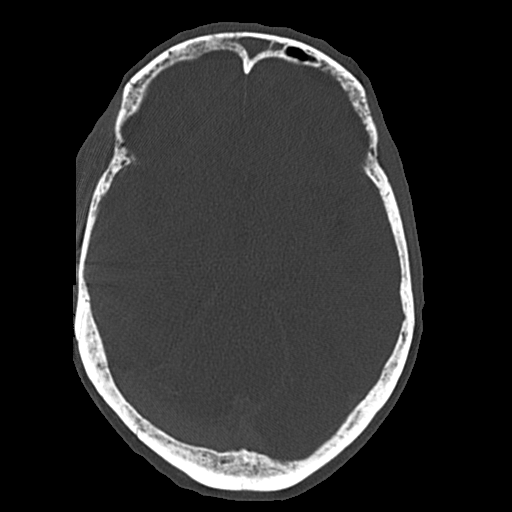
#> input picture CAT_scans/S090899/Original/140.png, 512 x 512 px, found by its file name; its folder holds only this picture in this run
$ jupyter execute --allow-errors 3d_data_preprocess.ipynb   (shell and % lines are left out)
#> lines starting #> are read from the running program, lines starting #| are printed output that depends on the picture; after the words box and inside, x2 and y2 are one past the last pixel; in counts of white or black regions, pixels touching at a corner belong together
# Data Preprocess for stacking the 2D CAT scans into 3D images

[cell 1]
# Using the patchify package

[cell 2]
import sys
import os
import cv2
import numpy as np
import matplotlib.pyplot as plt
from patchify import patchify, unpatchify

[cell 3]
# Load the dataset
def load_2Dimages(folder):
    images = []
    # Keep the information of axis z (each slice)
    file_list = sorted(file for file in os.listdir(folder) if file.endswith('.png'))

    for filename in file_list:
        path = os.path.join(folder, filename)
        img = cv2.imread(path, cv2.IMREAD_GRAYSCALE)  # grayscale
        if img is not None:
            images.append(img)
    return images

# Stack them for 3D image
def stack_3D_image(images):
    stacked_images = np.stack(images, axis=-1)
    return stacked_images

# Separate into patches
def patch_original(folder_path):
    images2D = load_2Dimages(folder_path)
    image = stack_3D_image(images2D)
    # step=128 for 16 patches means no overlap
    img_patches = patchify(image, (128, 128, 64), step=128)
    img = np.reshape(img_patches, (-1, img_patches.shape[3], img_patches.shape[4], img_patches.shape[5]))
    # 3 channels for the segmentation model (although grayscale just has 1 channel)
    original = np.stack((img,)*3, axis=-1)

    return original

def patch_mask(folder_path):
    images2D = load_2Dimages(folder_path)
    image = stack_3D_image(images2D)
    # step=128 for 16 patches means no overlap
    img_patches = patchify(image, (128, 128, 64), step=128)
    image3D = np.reshape(img_patches, (-1, img_patches.shape[3], img_patches.shape[4], img_patches.shape[5]))

    # Two classes for 2 channels:  White (1, 0) Black (0, 1)
    mask_2_channels = np.zeros(image3D.shape + (2,))
    indices_greater_than_0_5 = np.where(image3D > 5)
    for idx in zip(*indices_greater_than_0_5):
        mask_2_channels[idx[0],idx[1],idx[2],idx[3],0] = 1

    indices_smaller_than_0_5 = np.where(image3D < 5)
    for idx in zip(*indices_smaller_than_0_5):
        mask_2_channels[idx[0],idx[1],idx[2],idx[3],1] = 1

    return mask_2_channels

[cell 4]
# Process the image after windowing
def windowing(image_arr, window_level, window_width):
    window_max = window_level + 0.5*window_width
    window_min = window_level - 0.5*window_width

    index_min = image_arr < window_min
    index_max = image_arr > window_max

    image_arr = (image_arr - window_min) / (window_width/256) - 1

    image_arr[index_min] = 0
    image_arr[index_max] = 255

    return image_arr

def patch_original_windowing(folder_path, wl, ww):
    images2D = load_2Dimages(folder_path)
    image = stack_3D_image(images2D)
    image = windowing(image, wl, ww)
    # step=128 for 16 patches means no overlap
    img_patches = patchify(image, (128, 128, 64), step=128)
    img = np.reshape(img_patches, (-1, img_patches.shape[3], img_patches.shape[4], img_patches.shape[5]))
    # 3 channels for the segmentation model (although grayscale just has 1 channel)
    original = np.stack((img,)*3, axis=-1)

    return original

[cell 5]
# Training set
path_train_original1 = "/Users/yichunsun/Desktop/TFM/Data/3D/Training/Original/TAC1"
path_train_mask1 = "/Users/yichunsun/Desktop/TFM/Data/3D/Training/Mask/TAC1"
path_train_original2 = "/Users/yichunsun/Desktop/TFM/Data/3D/Training/Original/TAC2"
path_train_mask2 = "/Users/yichunsun/Desktop/TFM/Data/3D/Training/Mask/TAC2"
path_train_original3 = "/Users/yichunsun/Desktop/TFM/Data/3D/Training/Original/TAC3"
path_train_mask3 = "/Users/yichunsun/Desktop/TFM/Data/3D/Training/Mask/TAC3"
path_train_original4 = "/Users/yichunsun/Desktop/TFM/Data/3D/Training/Original/TAC4"
path_train_mask4 = "/Users/yichunsun/Desktop/TFM/Data/3D/Training/Mask/TAC4"
path_train_original5 = "/Users/yichunsun/Desktop/TFM/Data/3D/Training/Original/TAC5"
path_train_mask5 = "/Users/yichunsun/Desktop/TFM/Data/3D/Training/Mask/TAC5"
path_train_original6 = "/Users/yichunsun/Desktop/TFM/Data/3D/Training/Original/TAC6"
path_train_mask6 = "/Users/yichunsun/Desktop/TFM/Data/3D/Training/Mask/TAC6"
path_train_original7 = "/Users/yichunsun/Desktop/TFM/Data/3D/Training/Original/TAC7"
path_train_mask7 = "/Users/yichunsun/Desktop/TFM/Data/3D/Training/Mask/TAC7"

# Validation set
path_validation_original = "/Users/yichunsun/Desktop/TFM/Data/3D/Validation/Original"
path_validation_mask = "/Users/yichunsun/Desktop/TFM/Data/3D/Validation/Mask"

# Test set
path_test_original = "/Users/yichunsun/Desktop/TFM/Data/3D/Test/Original"
path_test_mask = "/Users/yichunsun/Desktop/TFM/Data/3D/Test/Mask"

#> (a cell that did not finish here is left out)

#> (a cell that did not finish here is left out)

[cell 8]
# For windowing
# 1 black background: 91, 7
# 2 few black: 70, 15
# 3 white background: 53, 100
# 4 skull: 60, 10
# 5 bone: 60, 225
# 6 Mediastrinum 57, 40
paths = [path_train_original1, path_train_original2, path_train_original3,
         path_train_original4, path_train_original5, path_train_original6,
         path_train_original7]

#> (the rest of this cell did not finish here and is left out)

#> (a cell that did not finish here is left out)

#> (a cell that did not finish here is left out)

#> in load_2Dimages, img is the input picture: shape (512, 512); min 0, max 255, mean 43.5
#> in patch_original_windowing, `images2D = load_2Dimages(folder_path)`: images2D = 1 item
#> in windowing, `index_min = image_arr < window_min`:
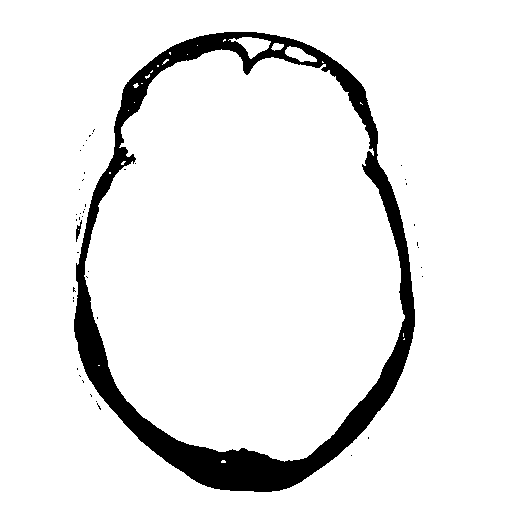
#> index_min: shape (512, 512, 1) bool; 91.9% white; 44 black regions (42 under 20 px), largest, box (x1, y1, x2, y2) and area: (74, 32, 415, 492) 21093, (76, 220, 82, 242) 55
#> in windowing, `index_max = image_arr > window_max`:
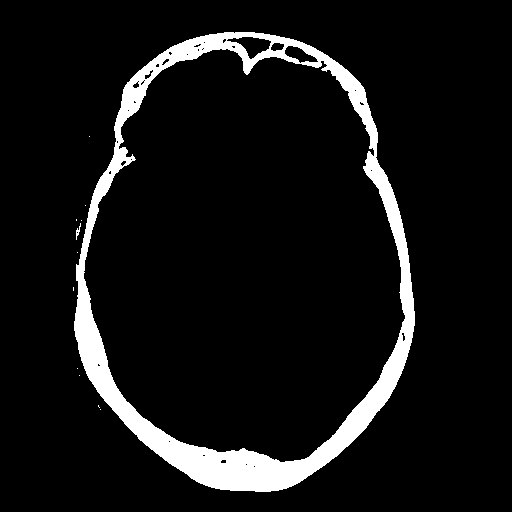
#> index_max: shape (512, 512, 1) bool; 7.9% white; 12 white regions (10 under 20 px), largest, box (x1, y1, x2, y2) and area: (74, 32, 415, 492) 20628, (76, 223, 81, 240) 32
#> in windowing, `image_arr[index_min] = 0`:
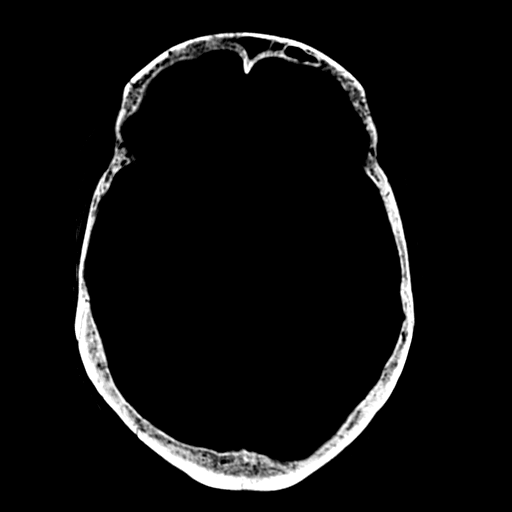
#> image_arr: shape (512, 512, 1) float64; min 0, max 6124.7, mean 325.1; drawn with min black and max white
#> in windowing, `image_arr[index_max] = 255`:
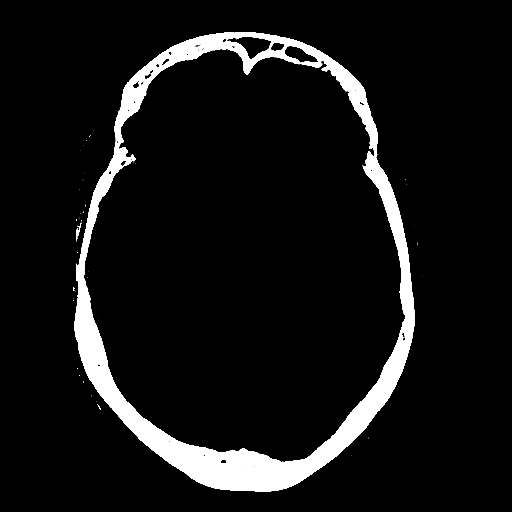
#> image_arr: shape (512, 512, 1) float64; 7.89% of pixels changed, all inside (x1, y1, x2, y2) = (73, 32, 415, 492)
vo_w2 = patch_original_windowing(path_validation_original, 70, 15)
vo_w3 = patch_original_windowing(path_validation_original, 53, 100)
vo_w4 = patch_original_windowing(path_validation_original, 60, 10)
vo_w5 = patch_original_windowing(path_validation_original, 60, 225)
vo_w6 = patch_original_windowing(path_validation_original, 57, 40)

#> (a cell that did not finish here is left out)

#> (a cell that did not finish here is left out)
